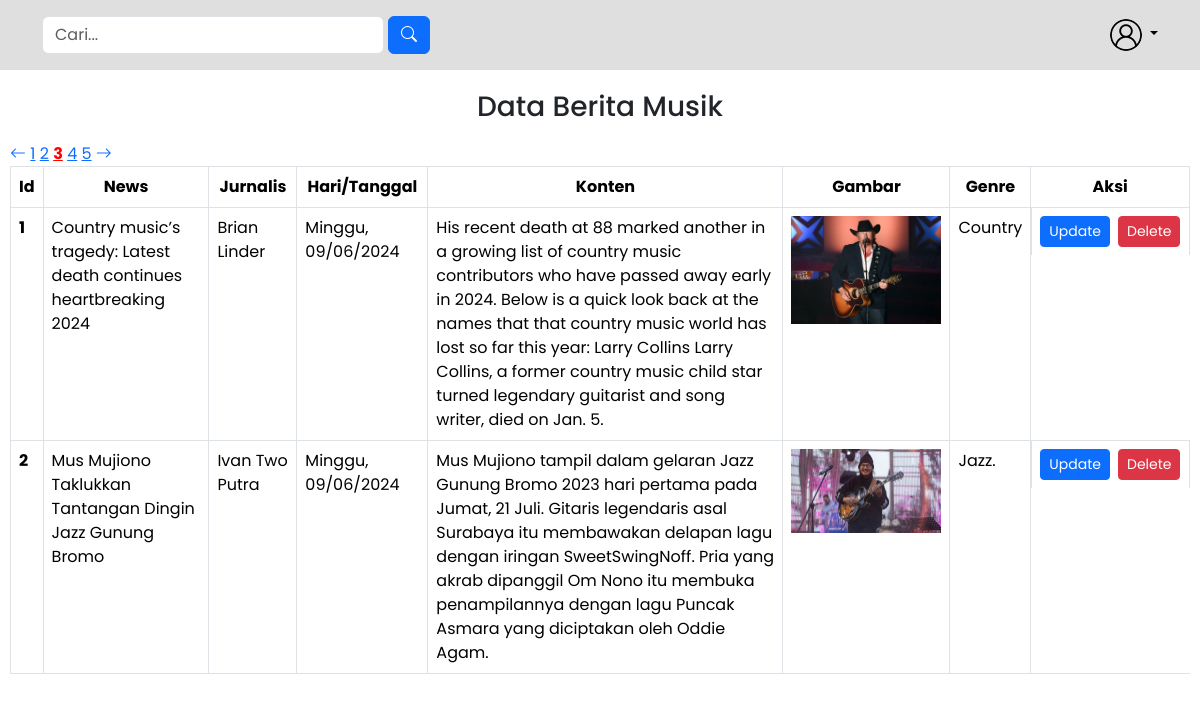
The page /admin.php?halaman=3 (signed in) on the database its author committed.
### tables this page shows
CREATE TABLE `musik_news` (
  `id_musik` int NOT NULL,
  `judul_news` varchar(100) NOT NULL,
  `jurnalis` varchar(100) NOT NULL,
  `hari_tanggal` varchar(50) NOT NULL,
  `konten_news` text NOT NULL,
  `gambar` varchar(100) NOT NULL,
  `id_penyanyi` int NOT NULL
);

CREATE TABLE `penyanyi` (
  `id_penyanyi` int NOT NULL,
  `genre` varchar(50) NOT NULL
);

### functions.php (called while the page is built, shortened)
<?php
$koneksi = mysqli_connect("localhost", "root", "", "pw2024_tubes_233040116");
function query($query) {
    global $koneksi;
    $result = mysqli_query($koneksi, $query);
    $rows = [];
    while ($row = mysqli_fetch_assoc($result)) {
        $rows[] = $row;
    }
    return $rows;
}
?>

### admin.php (the view, shortened to what this page needs)
<?php
require 'functions.php';
$jumlahDataPerHalaman = 2;
$jumlahdata = count(query("SELECT * FROM musik_news"));
$jumlahHalaman = ceil($jumlahdata / $jumlahDataPerHalaman);
$halamanAktif = (isset($_GET['halaman'])) ? $_GET['halaman'] : 1;
$awalData = ($jumlahDataPerHalaman * $halamanAktif) - $jumlahDataPerHalaman;
$musik = query("SELECT * FROM musik_news, penyanyi WHERE musik_news.id_penyanyi = penyanyi.id_penyanyi  LIMIT $awalData, $jumlahDataPerHalaman");
?>
<!DOCTYPE html>
<html lang="en">
<head>
    <link rel="stylesheet" href="css/admin.css">
    <link rel="stylesheet" href="https://cdn.jsdelivr.net/npm/bootstrap-icons@1.11.3/font/bootstrap-icons.min.css">
    <link href="https://cdn.jsdelivr.net/npm/bootstrap@5.3.3/dist/css/bootstrap.min.css" rel="stylesheet">
</head>
<body>
    <header>
        <nav class="p-3 mb-3">
            <div class="container">
                <div class="d-flex flex-wrap align-items-center justify-content-lg-between">
                    <form action="" class="d-flex" role="search" id="search" method="POST">
                        <input type="text" name="keyword" class="form-control me-1" placeholder="Cari..." aria-label="Cari" autocomplete="off" autofocus>
                        <button type="submit" class="btn btn-primary" name="cari"><i class="bi bi-search"></i></button>
                    </form>
                    <div class="dropdown text-end">
                        <a href="#" class="d-block link-body-emphasis text-decoration-none dropdown-toggle" data-bs-toggle="dropdown" aria-expanded="false">
                            <img src="assets/img/login.png" alt="mdo" width="32" height="32" class="rounded-circle">
                        </a>
                    </div>
                </div>
            </div>
        </nav>
    </header>
    <div class="tabel">
        <div class="judul">
            <h3>Data Berita Musik</h3>
        </div>
        <?php if($halamanAktif > 1) : ?>
            <a href="?halaman=<?= $halamanAktif - 1; ?>"><i class="bi bi-arrow-left"></i></a>
        <?php endif;?>
        <?php for($i = 1; $i <= $jumlahHalaman; $i++):?>
            <?php if($i == $halamanAktif) :?>
                <a href="?halaman=<?= $i; ?>" style="font-weight: bold; color: red;"><?= $i; ?></a>
            <?php else :?>
                <a href="?halaman=<?= $i; ?>"><?= $i; ?></a>
            <?php endif?>
        <?php endfor; ?>
        <?php if($halamanAktif < $jumlahHalaman) : ?>
            <a href="?halaman=<?= $halamanAktif + 1; ?> "><i class="bi bi-arrow-right"></i></a>
        <?php endif;?>
        <table class="table table-bordered">
            <tr class="text-center">
                <th>Id</th>
                <th>News</th>
                <th>Jurnalis</th>
                <th>Hari/Tanggal</th>
                <th>Konten</th>
                <th>Gambar</th>
                <th>Genre</th>
                <th>Aksi</th>
            </tr>
            <?php $i = 1; ?>
            <?php foreach($musik as $msk) : ?>
            <tr>
                <th><?= $i; ?></th>
                <td><?= $msk ['judul_news']; ?></td>
                <td><?= $msk ['jurnalis']; ?></td>
                <td><?= $msk ['hari_tanggal']; ?></td>
                <td><?= $msk ['konten_news']; ?></td>
                <td><img src="img/<?= $msk ['gambar']; ?>" alt="" width="150px"></td>
                <td><?= $msk ['genre']; ?></td>
                <td class="d-grid gap-2 d-md-flex">
                    <a href="ubah.php?id_musik=<?= $msk['id_musik'];?>" class="btn btn-primary btn-sm ">Update</a>
                    <a href="delete.php?id_musik=<?= $msk['id_musik'];?>" onclick="return confirm('apakah anda yakin ingin menghapus data?');" class="btn btn-danger btn-sm">Delete</a>
                </td>
            </tr>
            <?php $i++; ?>
            <?php endforeach; ?>
        </table>
    </div>
</body>
</html>

### css/admin.css (style rules this page uses)
* { margin: 0; padding: 0; box-sizing: border-box; font-family: 'Poppins',sans-serif; }
nav { position: fixed; top: 0; left: 0; width: 100%; padding: 20px 10%; background: #dfdfdf; }
.tabel { padding: 80px 10px; }
.judul { padding: 10px; text-align: center; }

### rows shown on the page
musik_news: judul_news "Country music’s tragedy: Latest death continues heartbreaking 2024", jurnalis "Brian Linder", hari_tanggal "Minggu, 09/06/2024", konten_news "His recent death at 88 marked another in a growing list of country music contributors who have passed away early in 2024. Below is a quick look back at the names that that country music world has lost so far this year: Larry Collins Larry Collins, a former country music child star turned legendary guitarist and song writer, died on Jan. 5.", gambar (picture), id_penyanyi.genre "Country"
musik_news: judul_news "Mus Mujiono Taklukkan Tantangan Dingin Jazz Gunung Bromo", jurnalis "Ivan Two Putra", hari_tanggal "Minggu, 09/06/2024", konten_news "Mus Mujiono tampil dalam gelaran Jazz Gunung Bromo 2023 hari pertama pada Jumat, 21 Juli. Gitaris legendaris asal Surabaya itu membawakan delapan lagu dengan iringan SweetSwingNoff. Pria yang akrab dipanggil Om Nono itu membuka penampilannya dengan lagu Puncak Asmara yang diciptakan oleh Oddie Agam.", gambar (picture), id_penyanyi.genre "Jazz."
